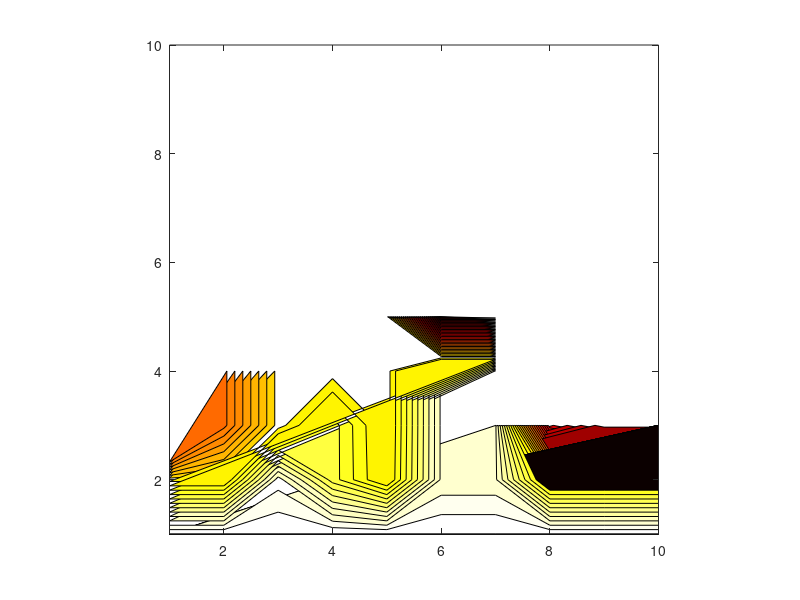
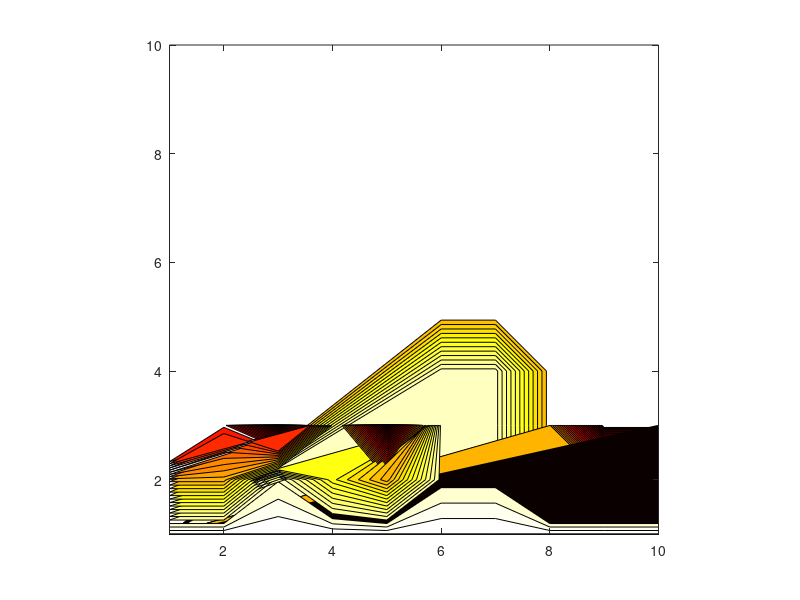
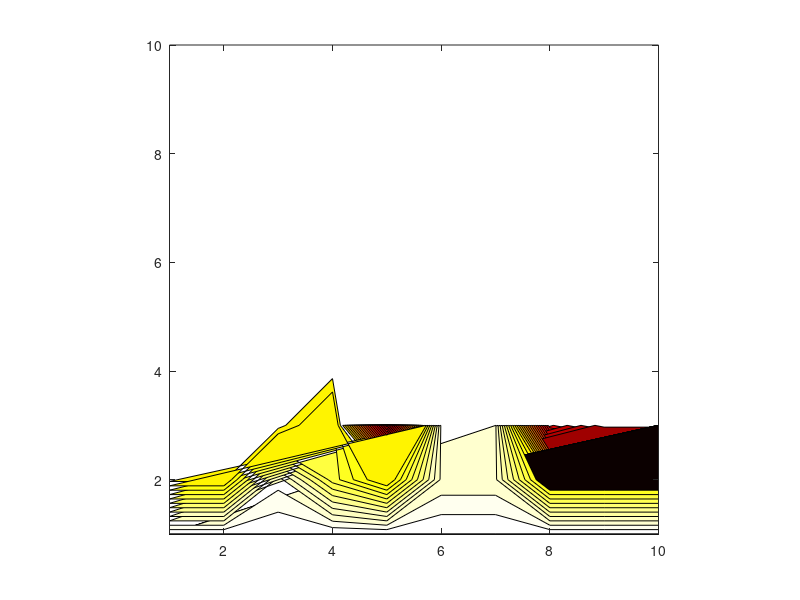
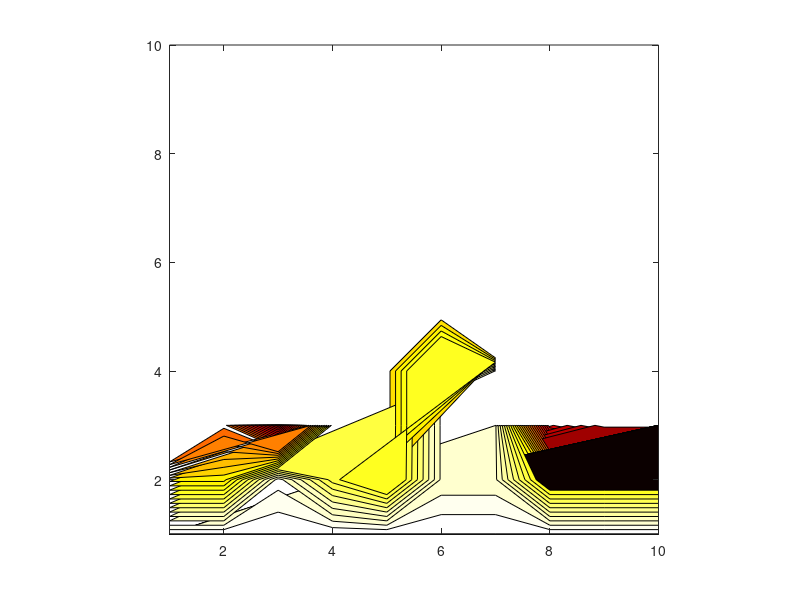

The MATLAB source for these figures, in order: (Note: a time limit stopped this script after it produced the figures.)

%% Matlab set up

clear all
clc

Width_array  = input('Amount of horizontal (leftside) lasers: ');
Height_array = input('Amount of vertical (upperhalf) lasers: ');

%% Matrix Sizes

book=26.6; %(cell size=13.3)
matrix_length=140; %
matrix_width=62; % SOS!! to be added
wall_height=37; %SOS change

%% Obeject positions
box_y=29.5; %wooden box
box_x=26;

cards_y=8.4; %Poker cards
cards_x=48.9;

card_boxes_y=8.8; %Perudo game
card_boxes_x=73.4;

laptop_y=32.3; %Laptop keyboard
laptop_x=70.1;

laptop_screen_y=56.5;
laptop_screen_x=70.1;

camera_y=50.5;
camera_x=71.5;
camera_h=24;

small_moving_y=21;

big_moving_y=21;
%% Object sizes

box_s_x=10.4;
box_s_y=10.4;
box_s_h=15.5;

laptop_s_x=35.5;
laptop_s_y=24.3;
laptop_s_h=1.3;

laptop_screen_s_x=35.5;
laptop_screen_s_y=0.4;
laptop_screen_s_h=24.5;

cards_s_x=6.1;
cards_s_y=8.9;
cards_s_h=7.8;

wood_s_x=25;
wood_s_y=18.3;
wood_s_h=13;

card_boxes_s_x=10.4;
card_boxes_s_y=10.4;
card_boxes_s_z=15.3;

small_item_x=8;
small_item_y=2.8;
small_item_z=15.9;

big_item_x=26.6;
big_item_y=3.6;
big_item_z=26.6;
iii=0;
%for small_moving_x=[44,88,33,66,52.8,79.2,44,66,56.4,75.2,49.5,66,58.4,66.6,52.8,66,60,72,55,66,60.9,71,56.5,65.9,61.6,70.4,57.7,66,62.2,70,59.2,66.6,63,70]

for big_moving_x=[37.8,75.6,28.3,56.7,45.4,68,37.8,56.7,48.6,64.8,42.5,56.7,50.4,63,45.3,56.7,51.6,61.8,47.3,56.7,52.4,61.1,48.6,56.7,52.9,60.5,49.7,56.8,53.4,60,50.4,56.7,53.7,59.7]
        
    
  
        
    

iii=1+iii;

%% Matrix object implementations

scale=10;% we add a scale to get ride of milimeters to create proper matlab cells

global_matrix_x = matrix_length*scale;
global_matrix_y = matrix_width*scale;

global_matrix (1:global_matrix_y,1:global_matrix_x)= 1;


for c= box_x*scale:1:(box_x+box_s_x)*scale
    for i= global_matrix_y- ((box_y+box_s_y)*scale):1:global_matrix_y-(box_y*scale)
        global_matrix(i,c)=scale*box_s_h;  %We assign ones to the cells where the box belongs in the matrix
    end
end


for c= cards_x*scale:1:(cards_x+cards_s_x)*scale
    for i= global_matrix_y- ((cards_y+cards_s_y)*scale):1:global_matrix_y-(cards_y*scale)
        global_matrix(i,c)=scale*cards_s_h;  %We assign ones to the cells where the box belongs in the matrix
    end
end


for c= round(card_boxes_x*scale):1:round((card_boxes_x+card_boxes_s_x)*scale)
    for i= global_matrix_y- (round((card_boxes_y+card_boxes_s_y)*scale)):1:global_matrix_y-round(card_boxes_y*scale)
        global_matrix(i,c)=round(scale*card_boxes_s_z);  %We assign ones to the cells where the box belongs in the matrix
    end
end

for c= round(laptop_x*scale):1:round((laptop_x+laptop_s_x)*scale)
    for i= global_matrix_y- (round((laptop_y+laptop_s_y)*scale)):1:global_matrix_y-round(laptop_y*scale)
        global_matrix(i,c)=round(scale*laptop_s_h);  %We assign ones to the cells where the box belongs in the matrix
    end
end


for c= round(laptop_screen_x*scale):1:round((laptop_screen_x+laptop_screen_s_x)*scale)
    for i= global_matrix_y- (round((laptop_screen_y+laptop_screen_s_y)*scale)):1:global_matrix_y-round(laptop_screen_y*scale)
        global_matrix(i,c)=round(scale*laptop_screen_s_h);  %We assign ones to the cells where the box belongs in the matrix
    end
end

%% Small book is comemnted out to do the big book (line 129)
% for c= round(small_moving_x*scale):1:round((small_moving_x+small_item_x)*scale)
%     for i= global_matrix_y- (round((small_moving_y+small_item_y)*scale)):1:global_matrix_y-round(small_moving_y*scale)
%         global_matrix(i,c)=round(scale*small_item_z);  %We assign ones to the cells where the box belongs in the matrix
%     end
% end

%% Large book
for c= round(big_moving_x*scale):1:round((big_moving_x+big_item_x)*scale)
    for i= global_matrix_y- (round((big_moving_y+big_item_y)*scale)):1:global_matrix_y-round(big_moving_y*scale)
        global_matrix(i,c)=round(scale*big_item_z);  %We assign ones to the cells where the box belongs in the matrix
    end
end

%% Laser Beam

camera_height = scale* camera_h;
Laser_horizontal_x=scale*matrix_length;
Laser_horizontal_y= scale*(camera_y+matrix_width);
Laser_field_angle_x= atan2(Laser_horizontal_x/2,Laser_horizontal_y);

Laser_vertical_h=scale*48;%Height from camera, to wall highest part recorded by camera (remember that the vertical height from table to max recorded height is 72 cm)
Laser_vertical_y= scale*(camera_y+matrix_width);
Laser_field_angle_y= atan2(Laser_vertical_h,Laser_vertical_y);

global_laser_matrix(1:scale*matrix_width,1:scale*matrix_length)= NaN;
upper_matrices(1:scale*matrix_width,1:scale*matrix_length)= NaN;
lower_matrices(1:scale*matrix_width,1:scale*matrix_length)= NaN;


[mm ,nn] = size(global_matrix);
numb_laser_beams_per_side=Width_array; %How many lasers are on the right side
numb_laser_beams_per_upper_height=Height_array; %How many lasers are on the upper side

Local_laser_x_angle= Laser_field_angle_x/numb_laser_beams_per_side ;
Local_laser_y_angle= Laser_field_angle_y/numb_laser_beams_per_upper_height;

% first_detection_boulean(1:mm,1:nn)=true;
first_detection_boulean=true(mm,nn,4); % 1 is for left-up, 2 is for right-up, 3 is for left-down, 4 is for right-down

contour_matrix(1:numb_laser_beams_per_upper_height*2,1:numb_laser_beams_per_side*2)=NaN;


for a=1:numb_laser_beams_per_upper_height


    for i= 1:1:mm



        for n=1:numb_laser_beams_per_side %Repeats with each laser beam

            Y(i,n)= (i+ (scale*(camera_y)) ) /(cos(Local_laser_x_angle*n)); % Y is distance that the light has travelled (Not perpendicular!!)
            X(i,n)= Y(i,n)*sin(Local_laser_x_angle*n); % This is X direction (lengthwise) that the light hits for each row of the global matrix



            Left_laser(i,n)=round(1+(Laser_horizontal_x/2)-X(i,n)); %X ccordinate of cell in table
            Right_laser(i,n)=round((Laser_horizontal_x/2)+X(i,n));  %Y coordinate of cell in table

            Z_Y(i,n)= (i+ (scale*(camera_y)) ) /(cos(Local_laser_y_angle*a)); %Hypothenus lenght (upwardslaserlinelength)
            Z_X(i,n)=  Z_Y(i,n)*sin(Local_laser_y_angle*a);




            upper_matrices(1+mm-i,Left_laser(i,n) ) =round(camera_height + Z_X(i,n)) ; % the value is its height
            upper_matrices(1+mm-i,Right_laser(i,n) ) = round(camera_height + Z_X(i,n)) ; % the value is its height

            lower_matrices(1+mm-i,Left_laser(i,n) )=round(camera_height -Z_X(i,n)); % the value is its height
            lower_matrices(1+mm-i,Right_laser(i,n) ) = round(camera_height -Z_X(i,n)); % the value is its height



            global_laser_matrix(1+mm-i,Left_laser(i,n))=2;
            global_laser_matrix(1+mm-i,Right_laser(i,n))=2;




            if first_detection_boulean(a,n,1)==true

                if ~isnan(global_matrix(1+mm-i,Left_laser(i,n)) ) && upper_matrices(1+mm-i,Left_laser(i,n)) >= 1 &&  upper_matrices(1+mm-i,Left_laser(i,n)) <= global_matrix(1+mm-i,Left_laser(i,n))%upper_matrices is the height of the laser %max Height object value of where lidar strikes in global matrix (x,y)
                    % THe first statement finds if global matrix position where lidar strikes
                    % are not NaN (x,y), the second statement checks if the laser is higher
                    % than table height, the thrid statement checks if laser strikes the top
                    % upper part of the object and lower


                    %contour: x,y = depth

                    contour_matrix(numb_laser_beams_per_upper_height+a,1+numb_laser_beams_per_side-n)=1+mm-i;

                    first_detection_boulean(a,n,1)=false;

                end

            end


            if first_detection_boulean(a,n,2)==true
                if ~isnan(global_matrix(1+mm-i,Right_laser(i,n)) ) && upper_matrices(1+mm-i,Right_laser(i,n) )  >= 1 &&  upper_matrices(1+mm-i,Right_laser(i,n)) <= global_matrix(1+mm-i,Right_laser(i,n))

                    contour_matrix(numb_laser_beams_per_upper_height+a,numb_laser_beams_per_side+n)=1+mm-i;

                    first_detection_boulean(a,n,2)=false;

                end
            end

            if first_detection_boulean(a,n,3)==true
                if ~isnan(global_matrix(1+mm-i,Left_laser(i,n)) ) && lower_matrices(1+mm-i,Left_laser(i,n))   >= 1 &&  lower_matrices(1+mm-i,Left_laser(i,n)) <= global_matrix(1+mm-i,Left_laser(i,n))


                    contour_matrix(1+numb_laser_beams_per_upper_height-a,1+numb_laser_beams_per_side-n)=1+mm-i;
                    first_detection_boulean(a,n,3)=false;
                end
            end


            if first_detection_boulean(a,n,4)==true
                if ~isnan(global_matrix(1+mm-i,Right_laser(i,n)) )  && lower_matrices(1+mm-i,Right_laser(i,n) )  >= 1 &&  lower_matrices(1+mm-i,Right_laser(i,n)) <= global_matrix(1+mm-i,Right_laser(i,n))

                    contour_matrix(1+numb_laser_beams_per_upper_height-a,numb_laser_beams_per_side+n)=1+mm-i;
                    first_detection_boulean(a,n,4)=false;
                end
            end




        end



    end




    depth_up_matrices{a}=upper_matrices;
    depth_low_matrices{a}=lower_matrices;
end

%% Contour plot




% Load the data or image

figure(2); clf(2);
[xi, yi] = meshgrid(1:size(contour_matrix, 2), 1:size(contour_matrix, 1));
colormap('hot');
contourf(xi,yi,contour_matrix,40)


axis equal


sim = sprintf('sim_%d.png', iii);

saveas(gcf, sim);






end
